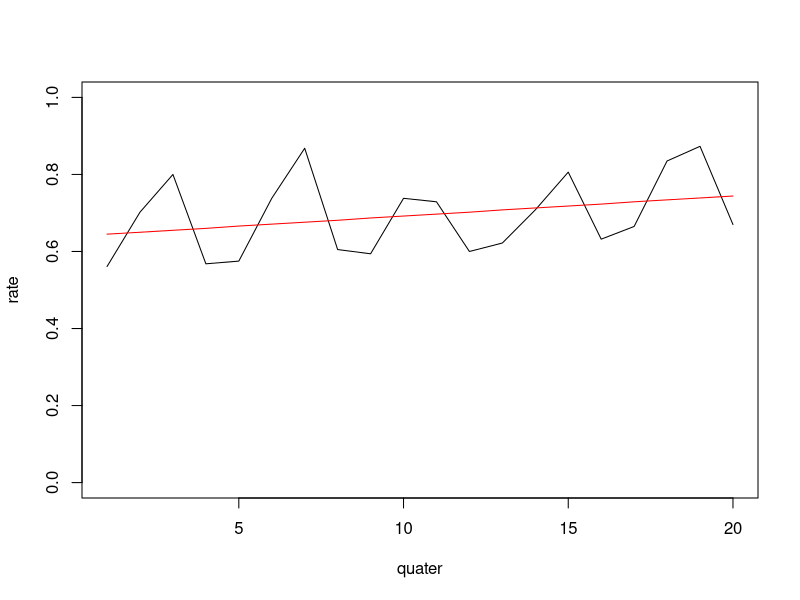

The R source for this figure:
###page_no_834###
rm(list=ls())
year<-seq(2003,2007,1)
quarter<-seq(1,4,1)
t<-seq(1,20,1)
y<-c(.561,.702,.8,.568,.575,.738,.868,.605,.594,.738,.729,.6,.622,.708,.806,.632,.665,.835,.873,.67)
b0=.639368; b1=.005246

est_y<-round((b0+b1*t),3);est_y
r<-round((y/est_y),3);r

y2003<-r[seq(1,4,1)];y2003
y2004<-r[seq(5,8,1)];y2004
y2005<-r[seq(9,12,1)];y2005
y2006<-r[seq(13,16,1)];y2006
y2007<-r[seq(17,20,1)];y2007

table<-rbind(y2003,y2004,y2005,y2006,y2007);table
q1<-mean(table[,1]);q1
q2<-mean(table[,2]);q2
q3<-mean(table[,3]);q3
q4<-mean(table[,4]);q4

i1<-round(q1,3);i1
i2<-round(q2,3);i2
i3<-round(q3,3);i3
i4<-round(q4,3);i4

plot(y,ylim=c(0,1),ylab="rate",xlab="quater",type="l")
lines(est_y,col="red")
